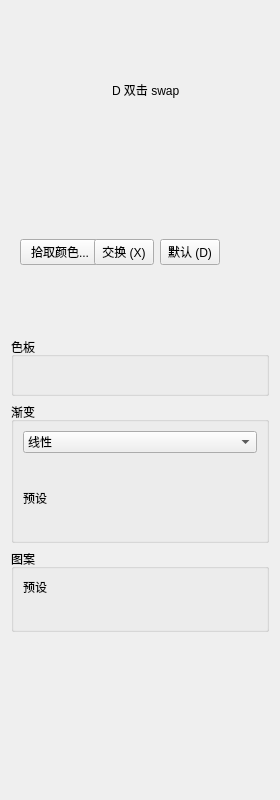
<?xml version="1.0" encoding="UTF-8"?>
<ui version="4.0">
 <class>ColorDock</class>
 <widget class="QWidget" name="ColorDock">
  <property name="geometry">
   <rect>
    <x>0</x>
    <y>0</y>
    <width>280</width>
    <height>800</height>
   </rect>
  </property>
  <property name="minimumSize">
   <size>
    <width>240</width>
    <height>0</height>
   </size>
  </property>
  <layout class="QVBoxLayout" name="mainLayout">
   <property name="leftMargin">4</property>
   <property name="topMargin">4</property>
   <property name="rightMargin">4</property>
   <property name="bottomMargin">4</property>
   <property name="spacing">6</property>

   <!-- F-H: swatch row (bg 50x50 + fg 30x30 + swap hint) -->
   <item>
    <widget class="QWidget" name="swatchContainer">
     <property name="minimumSize">
      <size><width>0</width><height>54</height></size>
     </property>
     <layout class="QHBoxLayout" name="swatchLayout">
      <property name="spacing">4</property>
      <item>
       <widget class="QFrame" name="bgSwatch">
        <property name="minimumSize"><size><width>50</width><height>50</height></size></property>
        <property name="maximumSize"><size><width>50</width><height>50</height></size></property>
        <property name="frameShape">QFrame::Box</property>
        <property name="autoFillBackground">true</property>
       </widget>
      </item>
      <item>
       <widget class="QFrame" name="fgSwatch">
        <property name="minimumSize"><size><width>30</width><height>30</height></size></property>
        <property name="maximumSize"><size><width>30</width><height>30</height></size></property>
        <property name="frameShape">QFrame::Box</property>
        <property name="autoFillBackground">true</property>
       </widget>
      </item>
      <item>
       <widget class="QLabel" name="swapHint">
        <property name="text"><string>D 双击 swap</string></property>
        <property name="styleSheet">color: gray; font-size: 10px;</property>
       </widget>
      </item>
      <item>
       <spacer name="swatchSpacer">
        <property name="orientation">Qt::Horizontal</property>
        <property name="sizeHint" stdset="0">
         <size><width>40</width><height>20</height></size>
        </property>
       </spacer>
      </item>
     </layout>
    </widget>
   </item>

   <!-- P6 (2026-10-09): Pick + Swap + Default buttons (PS X/D 键语义) -->
   <item>
    <widget class="QWidget" name="actionRowContainer">
     <property name="minimumSize">
      <size><width>0</width><height>28</height></size>
     </property>
     <layout class="QHBoxLayout" name="actionRowLayout">
      <property name="spacing">4</property>
      <item>
       <widget class="QPushButton" name="pickBtn">
        <property name="text"><string>拾取颜色...</string></property>
        <property name="minimumSize"><size><width>80</width><height>24</height></size></property>
       </widget>
      </item>
      <item>
       <widget class="QPushButton" name="swapBtn">
        <property name="text"><string>交换 (X)</string></property>
        <property name="minimumSize"><size><width>60</width><height>24</height></size></property>
        <property name="toolTip"><string>前景色 ↔ 背景色 交换</string></property>
       </widget>
      </item>
      <item>
       <widget class="QPushButton" name="defaultBtn">
        <property name="text"><string>默认 (D)</string></property>
        <property name="minimumSize"><size><width>60</width><height>24</height></size></property>
        <property name="toolTip"><string>前景色=黑,背景色=白</string></property>
       </widget>
      </item>
      <item>
       <spacer name="actionSpacer">
        <property name="orientation">Qt::Horizontal</property>
        <property name="sizeHint" stdset="0">
         <size><width>40</width><height>20</height></size>
        </property>
       </spacer>
      </item>
     </layout>
    </widget>
   </item>

   <!-- F-H: 12-color palette group -->
   <item>
    <widget class="QGroupBox" name="paletteGroup">
     <property name="title"><string>色板</string></property>
     <layout class="QVBoxLayout" name="paletteOuterLayout">
      <property name="leftMargin">4</property>
      <property name="topMargin">4</property>
      <property name="rightMargin">4</property>
      <property name="bottomMargin">4</property>
      <item>
       <widget class="QWidget" name="paletteContainer">
        <layout class="QGridLayout" name="paletteGrid">
         <property name="spacing">2</property>
         <property name="leftMargin">0</property>
         <property name="topMargin">0</property>
         <property name="rightMargin">0</property>
         <property name="bottomMargin">0</property>
        </layout>
       </widget>
      </item>
     </layout>
    </widget>
   </item>

   <!-- F-M.1: gradient group -->
   <item>
    <widget class="QGroupBox" name="gradientGroup">
     <property name="title"><string>渐变</string></property>
     <layout class="QVBoxLayout" name="gradientOuterLayout">
      <property name="leftMargin">4</property>
      <property name="topMargin">4</property>
      <property name="rightMargin">4</property>
      <property name="bottomMargin">4</property>
      <item>
       <widget class="QComboBox" name="gradientTypeCombo">
        <item><property name="text"><string>线性</string></property></item>
        <item><property name="text"><string>径向</string></property></item>
        <item><property name="text"><string>角度</string></property></item>
        <item><property name="text"><string>菱形</string></property></item>
        <item><property name="text"><string>对称</string></property></item>
       </widget>
      </item>
      <item>
       <widget class="QFrame" name="gradientPreview">
        <property name="minimumSize"><size><width>200</width><height>24</height></size></property>
        <property name="maximumSize"><size><width>200</width><height>24</height></size></property>
        <property name="frameShape">QFrame::Box</property>
        <property name="autoFillBackground">true</property>
       </widget>
      </item>
      <item>
       <widget class="QLabel" name="gradientPresetsLabel">
        <property name="text"><string>预设</string></property>
        <property name="styleSheet">font-size: 10px;</property>
       </widget>
      </item>
      <item>
       <widget class="QWidget" name="gradientPresetsContainer">
        <layout class="QGridLayout" name="gradientPresetsGrid">
         <property name="spacing">2</property>
         <property name="leftMargin">0</property>
         <property name="topMargin">0</property>
         <property name="rightMargin">0</property>
         <property name="bottomMargin">0</property>
        </layout>
       </widget>
      </item>
     </layout>
    </widget>
   </item>

   <!-- F-M.2: pattern group -->
   <item>
    <widget class="QGroupBox" name="patternGroup">
     <property name="title"><string>图案</string></property>
     <layout class="QVBoxLayout" name="patternOuterLayout">
      <property name="leftMargin">4</property>
      <property name="topMargin">4</property>
      <property name="rightMargin">4</property>
      <property name="bottomMargin">4</property>
      <item>
       <widget class="QLabel" name="patternPresetsLabel">
        <property name="text"><string>预设</string></property>
        <property name="styleSheet">font-size: 10px;</property>
       </widget>
      </item>
      <item>
       <widget class="QWidget" name="patternPresetsContainer">
        <layout class="QGridLayout" name="patternPresetsGrid">
         <property name="spacing">2</property>
         <property name="leftMargin">0</property>
         <property name="topMargin">0</property>
         <property name="rightMargin">0</property>
         <property name="bottomMargin">0</property>
        </layout>
       </widget>
      </item>
     </layout>
    </widget>
   </item>

   <item>
    <spacer name="mainSpacer">
     <property name="orientation">Qt::Vertical</property>
     <property name="sizeHint" stdset="0">
      <size><width>20</width><height>40</height></size>
     </property>
    </spacer>
   </item>
  </layout>
 </widget>
 <resources/>
 <connections/>
</ui>
